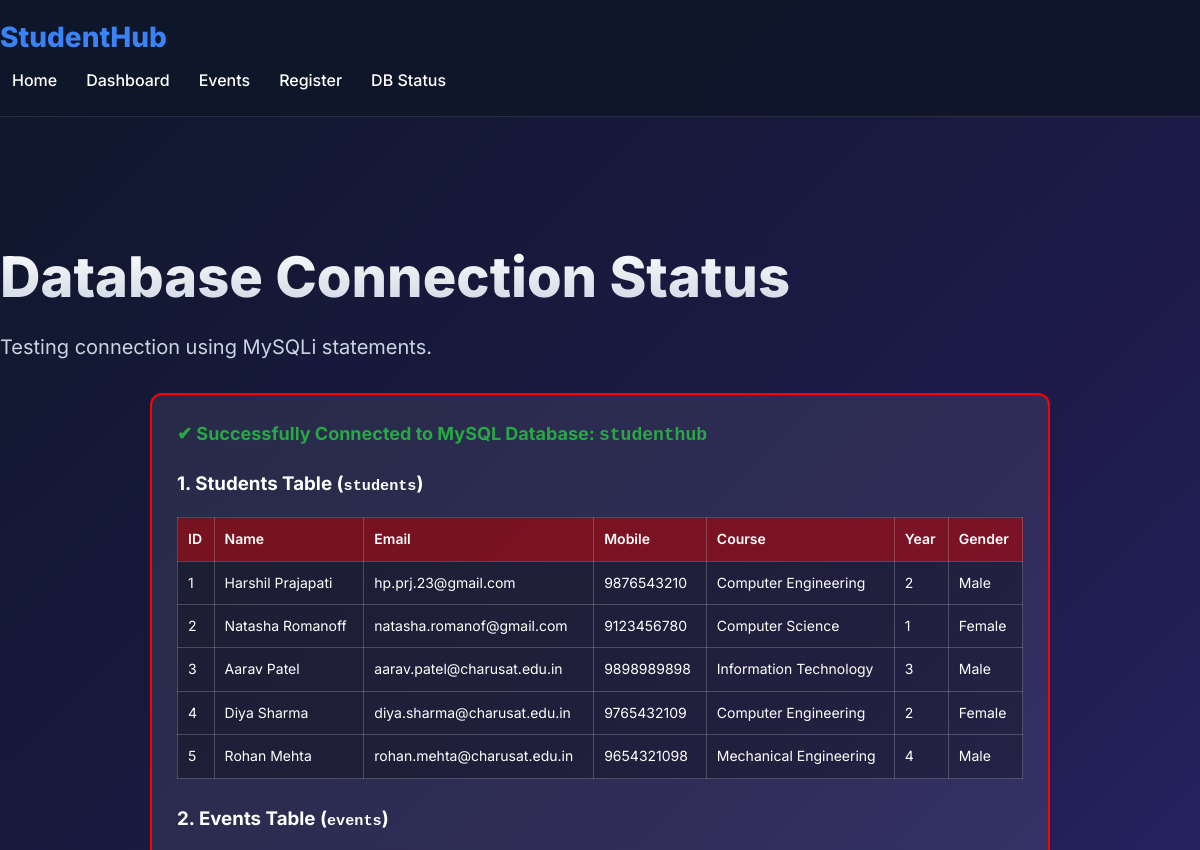
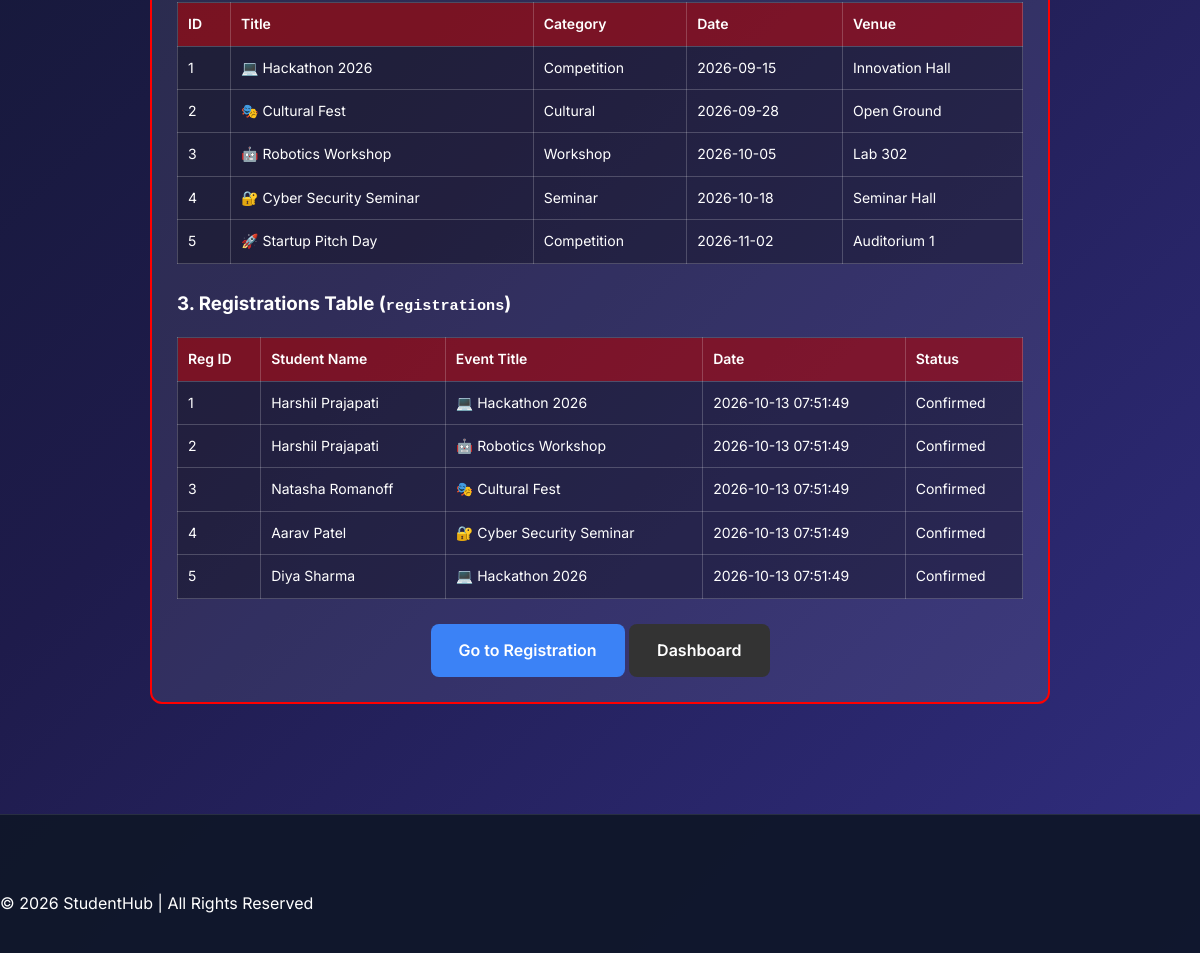
The page /test_db.php on the database as committed earlier (2 pictures, top to bottom).
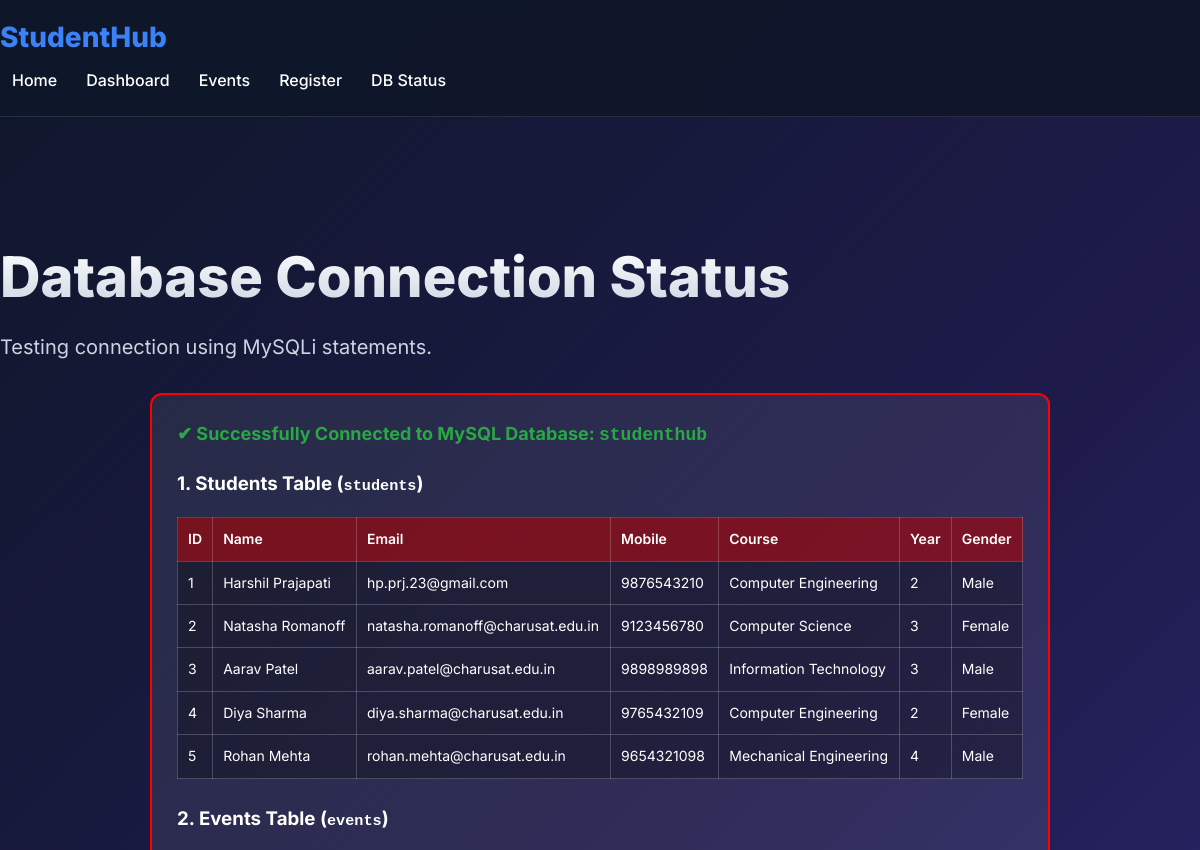
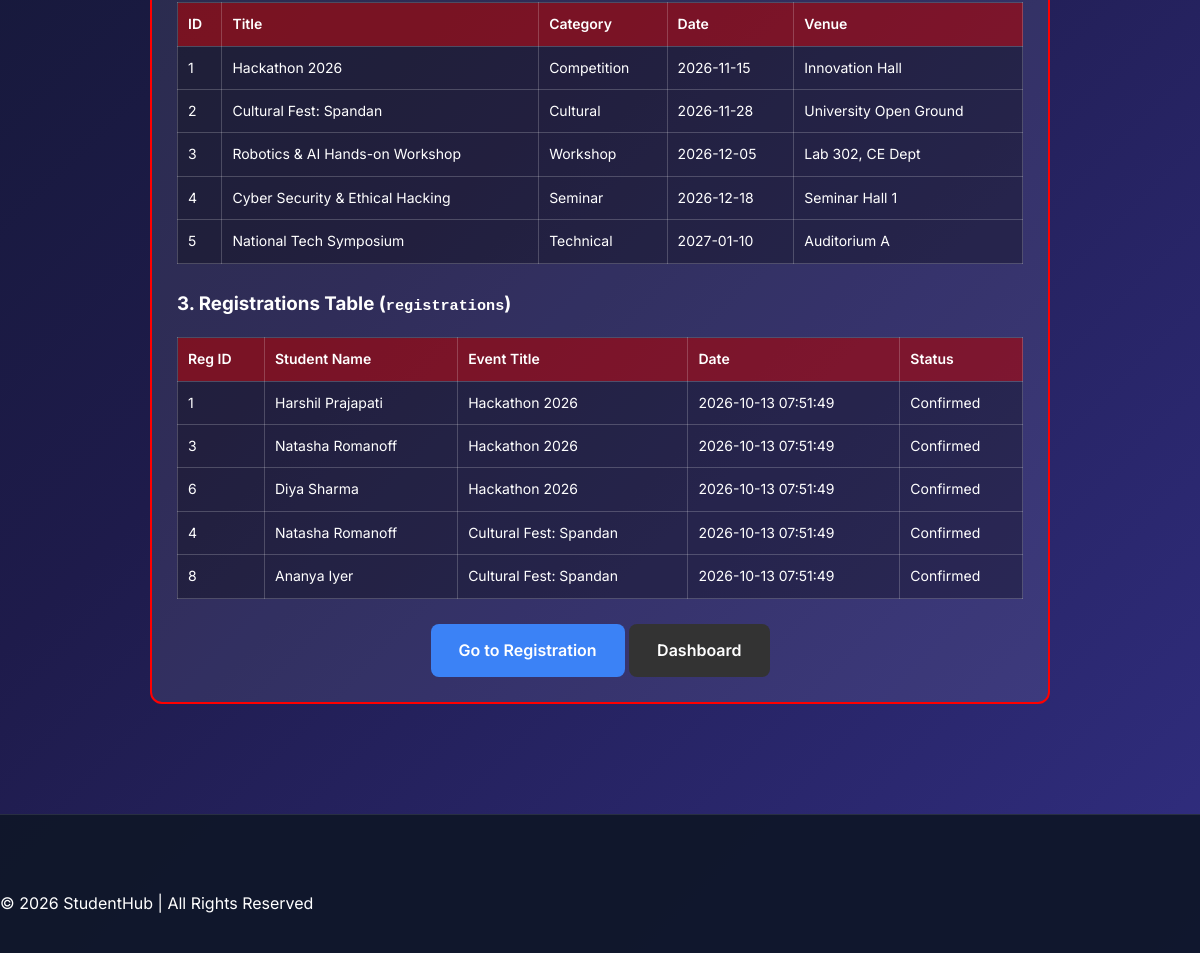
The same page on the database as committed later (2 pictures, top to bottom).
### tables this page shows
CREATE TABLE students (
    student_id INT AUTO_INCREMENT PRIMARY KEY,
    user_id INT NULL,
    name VARCHAR(100) NOT NULL,
    email VARCHAR(100) NOT NULL UNIQUE,
    mobile VARCHAR(15) NOT NULL,
    course VARCHAR(60) NOT NULL,
    year INT NOT NULL CHECK (year BETWEEN 1 AND 4),
    gender ENUM('Male', 'Female', 'Other') NOT NULL,
    status ENUM('active', 'inactive', 'deleted') NOT NULL DEFAULT 'active',
    created_at TIMESTAMP DEFAULT CURRENT_TIMESTAMP,
    updated_at TIMESTAMP DEFAULT CURRENT_TIMESTAMP ON UPDATE CURRENT_TIMESTAMP,
    FOREIGN KEY (user_id) REFERENCES users(user_id) ON DELETE SET NULL
);

CREATE TABLE events (
    event_id INT AUTO_INCREMENT PRIMARY KEY,
    title VARCHAR(150) NOT NULL,
    description TEXT,
    event_date DATE NOT NULL,
    venue VARCHAR(100) NOT NULL,
    category ENUM('Technical', 'Cultural', 'Workshop', 'Sports', 'Seminar', 'Competition') NOT NULL DEFAULT 'Technical',
    poster VARCHAR(255) DEFAULT 'default_event.jpg',
    status ENUM('Upcoming', 'Ongoing', 'Completed', 'Cancelled') NOT NULL DEFAULT 'Upcoming',
    created_by INT NULL,
    created_at TIMESTAMP DEFAULT CURRENT_TIMESTAMP,
    FOREIGN KEY (created_by) REFERENCES users(user_id) ON DELETE SET NULL
);

CREATE TABLE registrations (
    registration_id INT AUTO_INCREMENT PRIMARY KEY,
    student_id INT NOT NULL,
    event_id INT NOT NULL,
    registration_date TIMESTAMP DEFAULT CURRENT_TIMESTAMP,
    status ENUM('Confirmed', 'Pending', 'Cancelled') NOT NULL DEFAULT 'Confirmed',
    FOREIGN KEY (student_id) REFERENCES students(student_id) ON DELETE CASCADE,
    FOREIGN KEY (event_id) REFERENCES events(event_id) ON DELETE CASCADE,
    UNIQUE KEY unique_student_event (student_id, event_id)
);

### test_db.php (the view, shortened to what the changed rows need)
<?php
$servername = "localhost";
$username   = "root";
$password   = "";
$dbname     = "studenthub";
$conn = @mysqli_connect($servername, $username, $password);
if (!$conn) {
    $dbConnected = false;
    $statusMessage = "Cannot connect to MySQL server at '$servername'. Make sure MySQL is running in XAMPP.";
} else {
    $dbSelect = @mysqli_select_db($conn, $dbname);
    $dbConnected = $dbSelect;
}
?>
<!DOCTYPE html>
<html lang="en">
<head>
    <link rel="stylesheet" href="styles.css">
</head>
<body>
<section class="hero">
    <h1>Database Connection Status</h1>
    <div class="container-box">
        <?php if ($dbConnected): ?>
            <?php
            $studentsQuery = mysqli_query($conn, "SELECT student_id, name, email, mobile, course, year, gender FROM students LIMIT 5");
            if ($studentsQuery && mysqli_num_rows($studentsQuery) > 0): ?>
                <table>
                    <thead>
                        <tr>
                            <th>ID</th><th>Name</th><th>Email</th><th>Mobile</th><th>Course</th><th>Year</th><th>Gender</th>
                        </tr>
                    </thead>
                    <tbody>
                        <?php while ($s = mysqli_fetch_assoc($studentsQuery)): ?>
                            <tr>
                                <td><?php echo $s['student_id']; ?></td>
                                <td><?php echo htmlspecialchars($s['name']); ?></td>
                                <td><?php echo htmlspecialchars($s['email']); ?></td>
                                <td><?php echo htmlspecialchars($s['mobile']); ?></td>
                                <td><?php echo htmlspecialchars($s['course']); ?></td>
                                <td><?php echo htmlspecialchars($s['year']); ?></td>
                                <td><?php echo htmlspecialchars($s['gender']); ?></td>
                            </tr>
                        <?php endwhile; ?>
                    </tbody>
                </table>
            <?php else: ?>
                <p>No records found in <code>students</code> table.</p>
            <?php endif; ?>
            <?php
            $eventsQuery = mysqli_query($conn, "SELECT event_id, title, category, event_date, venue FROM events LIMIT 5");
            if ($eventsQuery && mysqli_num_rows($eventsQuery) > 0): ?>
                <table>
                    <thead>
                        <tr>
                            <th>ID</th><th>Title</th><th>Category</th><th>Date</th><th>Venue</th>
                        </tr>
                    </thead>
                    <tbody>
                        <?php while ($e = mysqli_fetch_assoc($eventsQuery)): ?>
                            <tr>
                                <td><?php echo $e['event_id']; ?></td>
                                <td><?php echo htmlspecialchars($e['title']); ?></td>
                                <td><?php echo htmlspecialchars($e['category']); ?></td>
                                <td><?php echo htmlspecialchars($e['event_date']); ?></td>
                                <td><?php echo htmlspecialchars($e['venue']); ?></td>
                            </tr>
                        <?php endwhile; ?>
                    </tbody>
                </table>
            <?php else: ?>
                <p>No records found in <code>events</code> table.</p>
            <?php endif; ?>
            <?php
            $regQuery = mysqli_query($conn, "SELECT r.registration_id, s.name AS student_name, e.title AS event_title, r.registration_date, r.status
                                             FROM registrations r
                                             JOIN students s ON r.student_id = s.student_id
                                             JOIN events e ON r.event_id = e.event_id
                                             LIMIT 5");
            if ($regQuery && mysqli_num_rows($regQuery) > 0): ?>
                <table>
                    <thead>
                        <tr>
                            <th>Reg ID</th><th>Student Name</th><th>Event Title</th><th>Date</th><th>Status</th>
                        </tr>
                    </thead>
                    <tbody>
                        <?php while ($r = mysqli_fetch_assoc($regQuery)): ?>
                            <tr>
                                <td><?php echo $r['registration_id']; ?></td>
                                <td><?php echo htmlspecialchars($r['student_name']); ?></td>
                                <td><?php echo htmlspecialchars($r['event_title']); ?></td>
                                <td><?php echo htmlspecialchars($r['registration_date']); ?></td>
                                <td><?php echo htmlspecialchars($r['status']); ?></td>
                            </tr>
                        <?php endwhile; ?>
                    </tbody>
                </table>
            <?php else: ?>
                <p>No records found in <code>registrations</code> table.</p>
            <?php endif; ?>
        <?php endif; ?>
    </div>
</section>
</body>
</html>

Rows that differ between the two databases and show on the page:
no longer on this page (row unchanged): registrations: registration_id "2", student.name "Harshil Prajapati", event.title "🤖 Robotics Workshop", registration_date "2026-10-13 07:51:49", status "Confirmed"
no longer on this page (row edited): registrations: registration_id "5", student.name "Diya Sharma", event.title "💻 Hackathon 2026", registration_date "2026-10-13 07:51:49", status "Confirmed"
changed students "Natasha Romanoff": email "natasha.romanof@gmail.com" → "natasha.romanoff@charusat.edu.in"; year "1" → "3"
changed events "Competition": title "💻 Hackathon 2026" → "Hackathon 2026"; event_date "2026-09-15" → "2026-11-15"
changed events "Cultural": title "🎭 Cultural Fest" → "Cultural Fest: Spandan"; event_date "2026-09-28" → "2026-11-28"; venue "Open Ground" → "University Open Ground"
changed events "Workshop": title "🤖 Robotics Workshop" → "Robotics & AI Hands-on Workshop"; event_date "2026-10-05" → "2026-12-05"; venue "Lab 302" → "Lab 302, CE Dept"
changed events "Seminar": title "🔐 Cyber Security Seminar" → "Cyber Security & Ethical Hacking"; event_date "2026-10-18" → "2026-12-18"; venue "Seminar Hall" → "Seminar Hall 1"
changed events id 5: title "🚀 Startup Pitch Day" → "National Tech Symposium"; category "Competition" → "Technical"; event_date "2026-11-02" → "2027-01-10"; venue "Auditorium 1" → "Auditorium A"
changed through a linked row, registrations "Harshil Prajapati": event.title "💻 Hackathon 2026" → "Hackathon 2026"
changed registrations id 3: event.title "🎭 Cultural Fest" → "Hackathon 2026"
now on this page (row edited): registrations: registration_id "6", student.name "Diya Sharma", event.title "Hackathon 2026", registration_date "2026-10-13 07:51:49", status "Confirmed"
changed registrations id 4: student.name "Aarav Patel" → "Natasha Romanoff"; event.title "🔐 Cyber Security Seminar" → "Cultural Fest: Spandan"
added registrations: registration_id "8", student.name "Ananya Iyer", event.title "Cultural Fest: Spandan", registration_date "2026-10-13 07:51:49", status "Confirmed"
